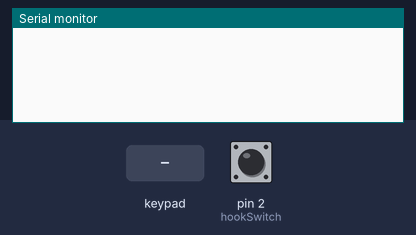
The sketch below on a simulated Arduino Uno, built with avr-gcc and run on an emulated ATmega328P. Parts: the last lines printed to the serial monitor. The inputs (shaded band) are chosen by the test bench; at power-on: pin 2 (hookSwitch) LOW.

Above: at 1.2 s.
1.3 s: key '1' pressed
At 2.5 s:
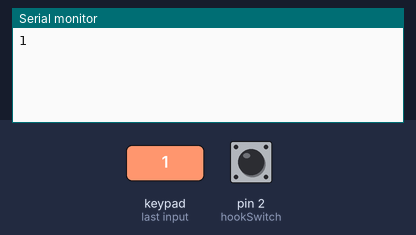
2.8 s: keypad keys 6 5 4 3 # pressed 0.4 s apart
At 5.0 s:
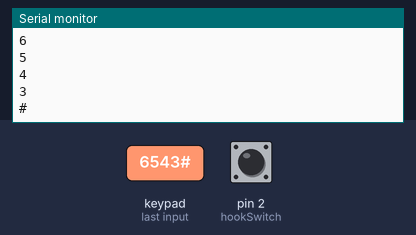
6.3 s: key '*' pressed
At 7.5 s:
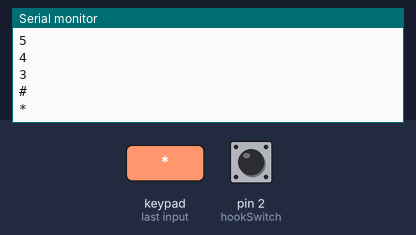
7.8 s: keypad keys 1 0 9 8 pressed 0.4 s apart
At 9.8 s:
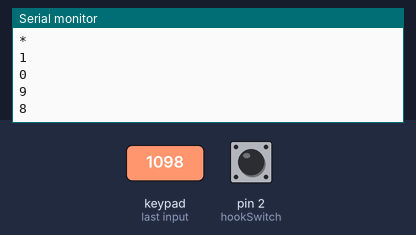
Timing chart, 0 to 11.3 s (numbered marks = the images above; inputs shaded):
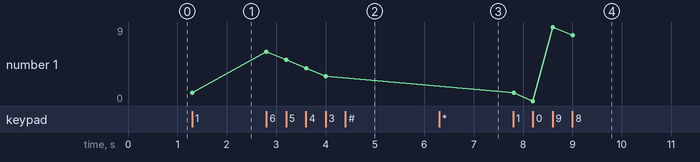

Measured:
- after the input at 1.3 s, the serial monitor: prints a new line at once (image 1)
- after the input at 2.8 s, the serial monitor: prints a new line at once (image 2)
- after the input at 6.3 s, the serial monitor: prints a new line at once (image 3)
- after the input at 7.8 s, the serial monitor: prints a new line at once (image 4)
- plotted number 1: 1 → 3 after the input at 2.8 s, 3 → 8 after the input at 7.8 s

The sketch:

TeleKeypad.ino
```cpp
#include <Keypad.h>

int hookSwitch = 2;
const byte ROWS = 4; //four rows
const byte COLS = 3; //four columns
//define the cymbols on the buttons of the keypads
char keys[ROWS][COLS] = {
  {'1','2','3'},
  {'4','5','6'},
  {'7','8','9'},
  {'*','0','#'}
};
byte rowPins[ROWS] = {6, 5, 4, 3}; //connect to the row pinouts of the keypad
byte colPins[COLS] = {10, 9, 8}; //connect to the column pinouts of the keypad

//initialize an instance of class NewKeypad
Keypad customKeypad = Keypad( makeKeymap(keys), rowPins, colPins, ROWS, COLS);

void setup(){
  pinMode(hookSwitch, INPUT);
  Serial.begin(9600);
}

void loop(){
  char customKey = customKeypad.getKey();
  int conn = digitalRead(hookSwitch);

  /*if(!conn) {
    Serial.println("Connected");
  }*/
  if (customKey){
    Serial.println(customKey);
  }
}
```
